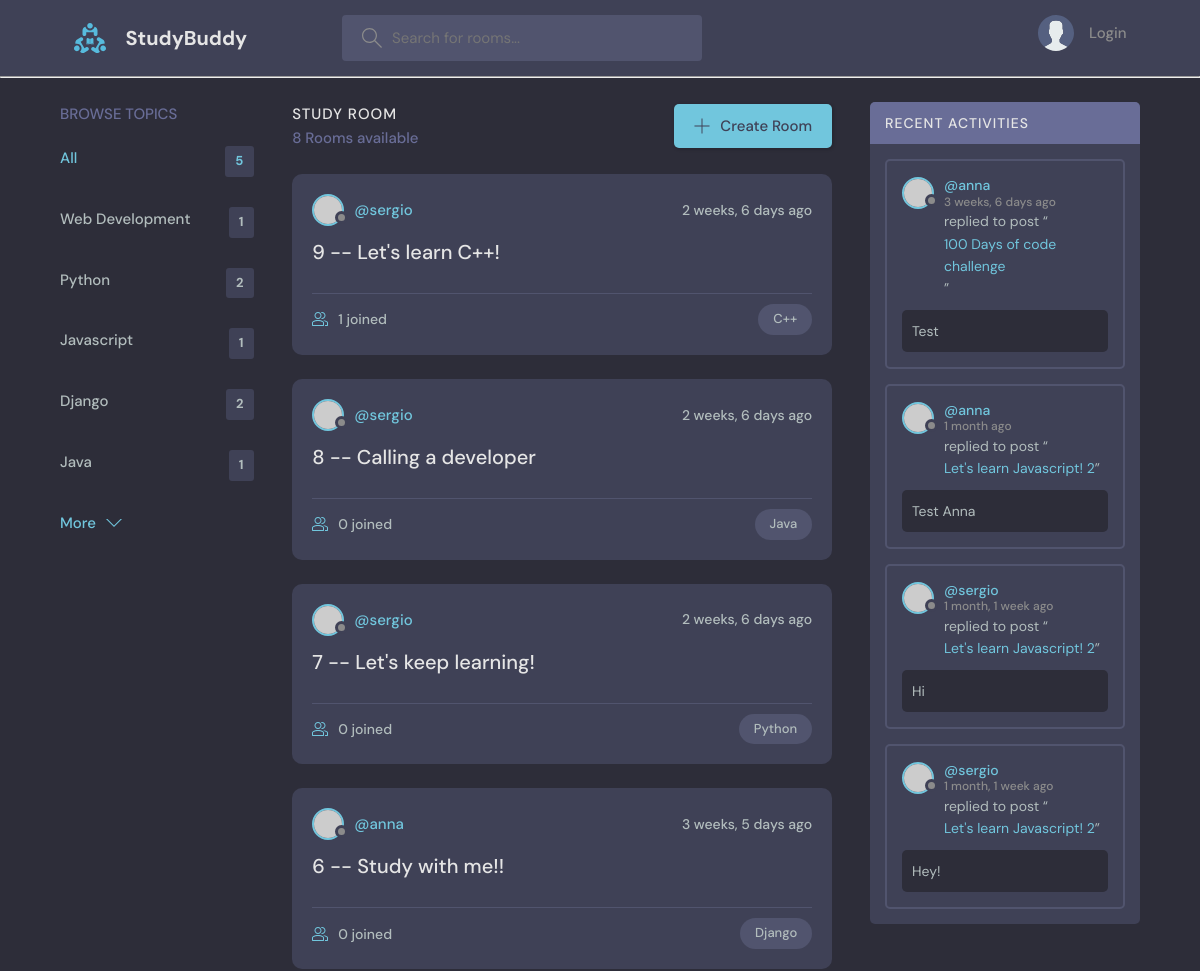
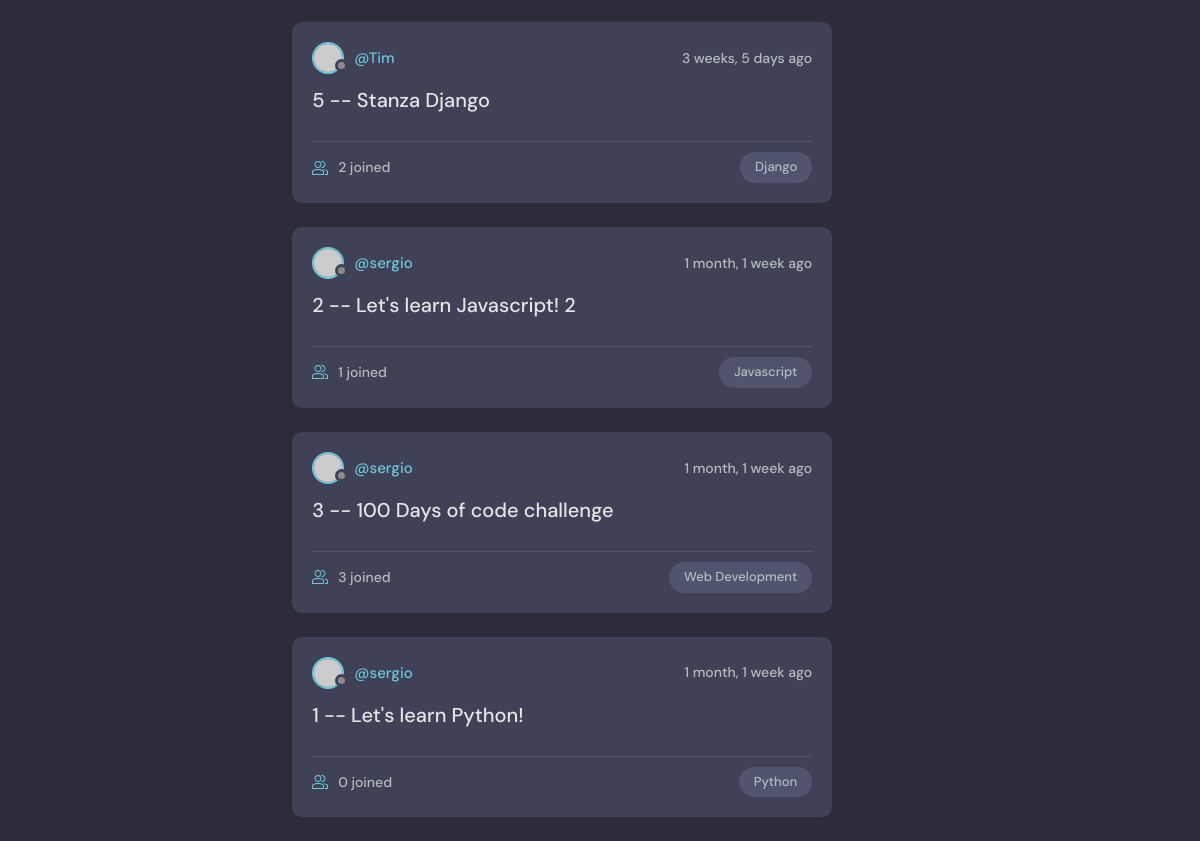
The page / on the database its author committed (2 pictures, top to bottom).
### base/models.py (models this page shows, shortened)
class Topic(models.Model):
    name = models.CharField(max_length=200)

class Room(models.Model):
    host = models.ForeignKey(User, on_delete=models.SET_NULL, null=True)
    topic = models.ForeignKey(Topic, on_delete=models.SET_NULL, null=True)
    name = models.CharField(max_length=200)
    description = models.TextField(null=True, blank=True) # Null vale per i database, blank vuol dire che anche il form submittato può essere vuoto
    participants = models.ManyToManyField(User, related_name='participants', blank=True) #Il related_name serve per l'accesso inserso. Se ho un istasnza User farò user.participants.all()
    updated = models.DateTimeField(auto_now=True) #Vuol dire che ogni volta che viene salvato si aggiorna
    created = models.DateTimeField(auto_now_add=True) #Data di quando è stata creata
    class Meta:
        ordering = ['-updated', '-created']
    def __str__(self):
        return self.name

class Message(models.Model):
    user = models.ForeignKey(User, on_delete=models.CASCADE)
    room = models.ForeignKey(Room, on_delete=models.CASCADE) # Relazione 1 to many
    body = models.TextField()
    updated = models.DateTimeField(auto_now=True)
    created = models.DateTimeField(auto_now_add=True)
    class Meta:
        ordering = ['-updated', '-created']

### base/views.py (the view)
# urls.py: path('', views.home, name="home"),
def home(request):
    q = request.GET.get('q') if request.GET.get('q') != None else ''
    rooms = Room.objects.filter(
            Q(topic__name__icontains=q) | # Il doppio __ significa trovami in Room quelle con un topic il cui name contenga q (icontains vuol dire non fa nulla maiuscolo o minuscolo)
            Q(name__icontains=q) |
            Q(description__icontains=q) # La classe Q di Django consente di creare query più complesse creando per esempio un OR nella query
        )
    room_count = rooms.count()
    room_messages = Message.objects.filter(Q(room__topic__name__icontains=q))
    topics = Topic.objects.all()[0:5]
    context = {'rooms': rooms, 'topics': topics, 'room_count': room_count, 'room_messages': room_messages}
    return render(request, 'base/home.html' , context)

### base/templates/base/home.html (shortened to what this page needs)
   {% extends 'main.html' %}
{% block content %}
   <main class="layout layout--3">
      <div class="container">
        {% include "base/topics_component.html" %}
        <div class="roomList">
          <div class="roomList__header">
            <div>
              <h2>Study Room</h2>
              <p>{{room_count}} Rooms available</p>
            </div>
            <a class="btn btn--main" href="{% url 'create-room' %}">
              <svg version="1.1" xmlns="http://www.w3.org/2000/svg" width="32" height="32" viewBox="0 0 32 32">
                <title>add</title>
                <path
                  d="M16.943 0.943h-1.885v14.115h-14.115v1.885h14.115v14.115h1.885v-14.115h14.115v-1.885h-14.115v-14.115z"
                ></path>
              </svg>
              Create Room
            </a>
          </div>
          {% include "base/feed_component.html" %}
        </div>
        {% include "base/activity_component.html" %}
      </div>
    </main>
    {% endblock content %}

### base/templates/base/topics_component.html
<div class="topics">
    <div class="topics__header">
      <h2>Browse Topics</h2>
    </div>
    <ul class="topics__list">
      <li>
        <a href="{% url 'home' %}" class="active">All <span>{{topics.count}}</span></a>
      </li>
      {% for topic in topics  %}
      <li>
        <a href="{% url 'home' %}?q={{topic.name}}">{{topic.name}} <span>{{topic.room_set.all.count}}</span></a>
      </li>
      {% endfor %}
    </ul>
    <a class="btn btn--link" href="{% url 'topics' %}">
      More
      <svg version="1.1" xmlns="http://www.w3.org/2000/svg" width="32" height="32" viewBox="0 0 32 32">
        <title>chevron-down</title>
        <path d="M16 21l-13-13h-3l16 16 16-16h-3l-13 13z"></path>
      </svg>
    </a>
  </div>

### base/templates/base/feed_component.html (shortened to what this page needs)
{% for room in rooms  %}
<div class="roomListRoom">
    <div class="roomListRoom__header">
      <a href="{% url 'user-profile' room.host.id %}" class="roomListRoom__author">
        <div class="avatar avatar--small">
          <img src="https://randomuser.me/api/portraits/women/11.jpg" />
        </div>
        <span>@{{room.host.username}}</span>
      </a>
      <div class="roomListRoom__actions">
        <span>{{room.created | timesince}} ago</span>
      </div>
    </div>
    <div class="roomListRoom__content">
      <a href="{% url 'room' room.id %}">{{room.id}} -- {{room.name}}</a>
    </div>
    <div class="roomListRoom__meta">
      <a href="{% url 'room' room.id %}" class="roomListRoom__joined">
        {{room.participants.all.count}} joined
      </a>
      <p class="roomListRoom__topic">{{room.topic.name}}</p>
    </div>
  </div>
  {% endfor %}

### base/templates/base/activity_component.html (shortened to what this page needs)
<div class="activities">
    <div class="activities__header">
      <h2>Recent Activities</h2>
    </div>
    {% for message in room_messages %}
    <div class="activities__box">
      <div class="activities__boxHeader roomListRoom__header">
        <a href="{% url 'user-profile' message.user.id %}" class="roomListRoom__author">
          <div class="avatar avatar--small">
            <img src="https://randomuser.me/api/portraits/women/11.jpg" />
          </div>
          <p>
            @{{message.user}}
            <span>{{message.created|timesince}} ago</span>
          </p>
        </a>
      </div>
      <div class="activities__boxContent">
        <p>replied to post “<a href="{% url 'room' message.room.id %}">{{message.room}}</a>”</p>
        <div class="activities__boxRoomContent">
            {{message.body}}
        </div>
      </div>
    </div>
    {% endfor %}
  </div>

### rows shown on the page
Topic: name "Web Development", room_set.all.count "1"
Topic: name "Python", room_set.all.count "2"
Topic: name "Javascript", room_set.all.count "1"
Topic: name "Django", room_set.all.count "2"
Topic: name "Java", room_set.all.count "1"
Room: host.username "sergio", created "2 weeks, 6 days", id "9", name "Let's learn C++!", participants.all.count "1", topic.name "C++"
Room: host.username "sergio", created "2 weeks, 6 days", id "8", name "Calling a developer", participants.all.count "0", topic.name "Java"
Room: host.username "sergio", created "2 weeks, 6 days", id "7", name "Let's keep learning!", participants.all.count "0", topic.name "Python"
Room: host.username "anna", created "3 weeks, 5 days", id "6", name "Study with me!!", participants.all.count "0", topic.name "Django"
Room: host.username "Tim", created "3 weeks, 5 days", id "5", name "Stanza Django", participants.all.count "2", topic.name "Django"
Room: host.username "sergio", created "1 month, 1 week", id "2", name "Let's learn Javascript! 2", participants.all.count "1", topic.name "Javascript"
Room: host.username "sergio", created "1 month, 1 week", id "3", name "100 Days of code challenge", participants.all.count "3", topic.name "Web Development"
Room: host.username "sergio", created "1 month, 1 week", id "1", name "Let's learn Python!", participants.all.count "0", topic.name "Python"
Message: user "anna", created "3 weeks, 6 days", room "100 Days of code challenge", body "Test"
Message: user "anna", created "1 month", room "Let's learn Javascript! 2", body "Test Anna"
Message: user "sergio", created "1 month, 1 week", room "Let's learn Javascript! 2", body "Hi"
Message: user "sergio", created "1 month, 1 week", room "Let's learn Javascript! 2", body "Hey!"

### other values the page prints
{{ topics.count }} "5"
{{ room_count }} "8"
